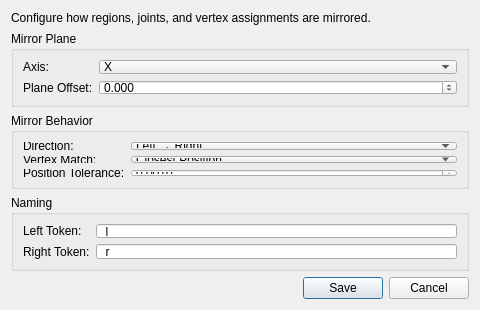
<?xml version="1.0" encoding="UTF-8"?>
<ui version="4.0">
 <class>MirrorSettingsDialog</class>
 <widget class="QDialog" name="MirrorSettingsDialog">
  <property name="geometry"><rect><x>0</x><y>0</y><width>480</width><height>310</height></rect></property>
  <property name="minimumSize"><size><width>440</width><height>280</height></size></property>
  <property name="windowTitle"><string>Skeleton Mapper Mirror Settings</string></property>
  <property name="modal"><bool>true</bool></property>
  <layout class="QVBoxLayout" name="main_layout">
   <item><widget class="QLabel" name="description_label">
    <property name="text"><string>Configure how regions, joints, and vertex assignments are mirrored.</string></property>
    <property name="wordWrap"><bool>true</bool></property>
   </widget></item>
   <item><widget class="QGroupBox" name="mirror_plane_group">
    <property name="title"><string>Mirror Plane</string></property>
    <layout class="QFormLayout" name="mirror_plane_layout">
     <item row="0" column="0"><widget class="QLabel" name="mirror_axis_label"><property name="text"><string>Axis:</string></property></widget></item>
     <item row="0" column="1"><widget class="QComboBox" name="mirror_axis_combo">
      <item><property name="text"><string>X</string></property></item>
      <item><property name="text"><string>Y</string></property></item>
      <item><property name="text"><string>Z</string></property></item>
     </widget></item>
     <item row="1" column="0"><widget class="QLabel" name="mirror_plane_offset_label"><property name="text"><string>Plane Offset:</string></property></widget></item>
     <item row="1" column="1"><widget class="QDoubleSpinBox" name="mirror_plane_offset_spinbox">
      <property name="decimals"><number>3</number></property>
      <property name="minimum"><double>-1000000.000000000000000</double></property>
      <property name="maximum"><double>1000000.000000000000000</double></property>
      <property name="singleStep"><double>0.100000000000000</double></property>
     </widget></item>
    </layout>
   </widget></item>
   <item><widget class="QGroupBox" name="mirror_behavior_group">
    <property name="title"><string>Mirror Behavior</string></property>
    <layout class="QFormLayout" name="mirror_behavior_layout">
     <item row="0" column="0"><widget class="QLabel" name="mirror_direction_label"><property name="text"><string>Direction:</string></property></widget></item>
     <item row="0" column="1"><widget class="QComboBox" name="mirror_direction_combo">
      <item><property name="text"><string>Left → Right</string></property></item>
      <item><property name="text"><string>Right → Left</string></property></item>
     </widget></item>
     <item row="1" column="0"><widget class="QLabel" name="vertex_match_label"><property name="text"><string>Vertex Match:</string></property></widget></item>
     <item row="1" column="1"><widget class="QComboBox" name="vertex_match_combo">
      <item><property name="text"><string>Closest Position</string></property></item>
      <item><property name="text"><string>Topology Symmetry</string></property></item>
      <item><property name="text"><string>Joint Positions Only</string></property></item>
     </widget></item>
     <item row="2" column="0"><widget class="QLabel" name="mirror_tolerance_label"><property name="text"><string>Position Tolerance:</string></property></widget></item>
     <item row="2" column="1"><widget class="QDoubleSpinBox" name="mirror_tolerance_spinbox">
      <property name="decimals"><number>4</number></property>
      <property name="minimum"><double>0.000100000000000</double></property>
      <property name="maximum"><double>100.000000000000000</double></property>
      <property name="singleStep"><double>0.001000000000000</double></property>
      <property name="value"><double>0.001000000000000</double></property>
     </widget></item>
    </layout>
   </widget></item>
   <item><widget class="QGroupBox" name="naming_group">
    <property name="title"><string>Naming</string></property>
    <layout class="QFormLayout" name="naming_layout">
     <item row="0" column="0"><widget class="QLabel" name="left_token_label"><property name="text"><string>Left Token:</string></property></widget></item>
     <item row="0" column="1"><widget class="QLineEdit" name="left_token_field"><property name="text"><string>_l</string></property></widget></item>
     <item row="1" column="0"><widget class="QLabel" name="right_token_label"><property name="text"><string>Right Token:</string></property></widget></item>
     <item row="1" column="1"><widget class="QLineEdit" name="right_token_field"><property name="text"><string>_r</string></property></widget></item>
    </layout>
   </widget></item>
   <item><widget class="QDialogButtonBox" name="mirror_settings_button_box">
    <property name="orientation"><enum>Qt::Horizontal</enum></property>
    <property name="standardButtons"><set>QDialogButtonBox::Cancel|QDialogButtonBox::Save</set></property>
   </widget></item>
  </layout>
 </widget>
 <resources/>
 <connections/>
</ui>
